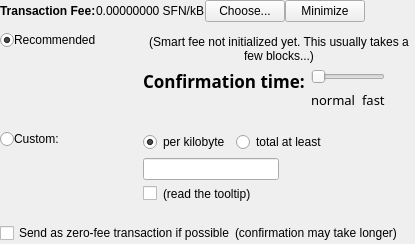
       <widget class="QFrame" name="frameFee">
        <property name="sizePolicy">
         <sizepolicy hsizetype="Expanding" vsizetype="Expanding">
          <horstretch>0</horstretch>
          <verstretch>0</verstretch>
         </sizepolicy>
        </property>
        <property name="maximumSize">
         <size>
          <width>16777215</width>
          <height>16777215</height>
         </size>
        </property>
        <property name="lineWidth">
         <number>0</number>
        </property>
        <layout class="QVBoxLayout" name="verticalLayoutFee1">
         <property name="spacing">
          <number>0</number>
         </property>
         <property name="leftMargin">
          <number>0</number>
         </property>
         <property name="topMargin">
          <number>0</number>
         </property>
         <property name="rightMargin">
          <number>0</number>
         </property>
         <property name="bottomMargin">
          <number>0</number>
         </property>
         <item>
          <layout class="QVBoxLayout" name="verticalLayoutFee2" stretch="0,0">
           <property name="spacing">
            <number>0</number>
           </property>
           <property name="leftMargin">
            <number>0</number>
           </property>
           <property name="topMargin">
            <number>0</number>
           </property>
           <item>
            <layout class="QHBoxLayout" name="horizontalLayoutFee1">
             <property name="spacing">
              <number>0</number>
             </property>
             <property name="bottomMargin">
              <number>0</number>
             </property>
             <item>
              <layout class="QVBoxLayout" name="verticalLayoutFee7">
               <property name="spacing">
                <number>0</number>
               </property>
               <item>
                <layout class="QHBoxLayout" name="horizontalLayoutSmartFee">
                 <property name="spacing">
                  <number>0</number>
                 </property>
                 <item>
                  <widget class="QLabel" name="labelFeeHeadline">
                   <property name="sizePolicy">
                    <sizepolicy hsizetype="Preferred" vsizetype="Maximum">
                     <horstretch>0</horstretch>
                     <verstretch>0</verstretch>
                    </sizepolicy>
                   </property>
                   <property name="font">
                    <font>
                     <weight>75</weight>
                     <bold>true</bold>
                    </font>
                   </property>
                   <property name="styleSheet">
                    <string notr="true">font-weight:bold;</string>
                   </property>
                   <property name="text">
                    <string>Transaction Fee:</string>
                   </property>
                   <property name="indent">
                    <number>0</number>
                   </property>
                  </widget>
                 </item>
                 <item>
                  <widget class="QLabel" name="labelFeeMinimized">
                   <property name="text">
                    <string>0.00000000 SFN/kB</string>
                   </property>
                   <property name="indent">
                    <number>0</number>
                   </property>
                  </widget>
                 </item>
                 <item>
                  <widget class="QPushButton" name="buttonChooseFee">
                   <property name="text">
                    <string>Choose...</string>
                   </property>
                  </widget>
                 </item>
                 <item>
                  <widget class="QPushButton" name="buttonMinimizeFee">
                   <property name="toolTip">
                    <string>collapse fee-settings</string>
                   </property>
                   <property name="text">
                    <string>Minimize</string>
                   </property>
                  </widget>
                 </item>
                </layout>
               </item>
               <item>
                <spacer name="verticalSpacer_5">
                 <property name="orientation">
                  <enum>Qt::Vertical</enum>
                 </property>
                 <property name="sizeHint" stdset="0">
                  <size>
                   <width>1</width>
                   <height>1</height>
                  </size>
                 </property>
                </spacer>
               </item>
              </layout>
             </item>
             <item>
              <spacer name="horizontalSpacer_4">
               <property name="orientation">
                <enum>Qt::Horizontal</enum>
               </property>
               <property name="sizeHint" stdset="0">
                <size>
                 <width>40</width>
                 <height>20</height>
                </size>
               </property>
              </spacer>
             </item>
            </layout>
           </item>
           <item>
            <widget class="QFrame" name="frameFeeSelection">
             <property name="enabled">
              <bool>true</bool>
             </property>
             <layout class="QVBoxLayout" name="verticalLayoutFee12">
              <property name="spacing">
               <number>0</number>
              </property>
              <property name="leftMargin">
               <number>0</number>
              </property>
              <property name="topMargin">
               <number>0</number>
              </property>
              <property name="rightMargin">
               <number>0</number>
              </property>
              <property name="bottomMargin">
               <number>0</number>
              </property>
              <item>
               <layout class="QGridLayout" name="gridLayoutFee" columnstretch="0,1,2">
                <property name="topMargin">
                 <number>10</number>
                </property>
                <property name="bottomMargin">
                 <number>4</number>
                </property>
                <property name="horizontalSpacing">
                 <number>0</number>
                </property>
                <property name="verticalSpacing">
                 <number>4</number>
                </property>
                <item row="2" column="2">
                 <layout class="QVBoxLayout" name="verticalLayoutFee8">
                  <property name="spacing">
                   <number>6</number>
                  </property>
                  <item>
                   <layout class="QHBoxLayout" name="horizontalLayoutFee13">
                    <item>
                     <widget class="QRadioButton" name="radioCustomPerKilobyte">
                      <property name="toolTip">
                       <string>If the custom fee is set to 1000 uSFNs and the transaction is only 250 bytes, then &quot;per kilobyte&quot; only pays 250 uSFNs in fee,&lt;br /&gt;while &quot;at least&quot; pays 1000 uSFNs. For transactions bigger than a kilobyte both pay by kilobyte.</string>
                      </property>
                      <property name="text">
                       <string>per kilobyte</string>
                      </property>
                      <property name="iconSize">
                       <size>
                        <width>17</width>
                        <height>17</height>
                       </size>
                      </property>
                      <property name="checked">
                       <bool>true</bool>
                      </property>
                      <attribute name="buttonGroup">
                       <string notr="true">groupCustomFee</string>
                      </attribute>
                     </widget>
                    </item>
                    <item>
                     <widget class="QRadioButton" name="radioCustomAtLeast">
                      <property name="toolTip">
                       <string>If the custom fee is set to 1000 uSFNs and the transaction is only 250 bytes, then &quot;per kilobyte&quot; only pays 250 uSFNs in fee,&lt;br /&gt;while &quot;total at least&quot; pays 1000 uSFNs. For transactions bigger than a kilobyte both pay by kilobyte.</string>
                      </property>
                      <property name="text">
                       <string>total at least</string>
                      </property>
                      <property name="iconSize">
                       <size>
                        <width>17</width>
                        <height>17</height>
                       </size>
                      </property>
                      <attribute name="buttonGroup">
                       <string notr="true">groupCustomFee</string>
                      </attribute>
                     </widget>
                    </item>
                    <item>
                     <spacer name="horizontalSpacer_6">
                      <property name="orientation">
                       <enum>Qt::Horizontal</enum>
                      </property>
                      <property name="sizeHint" stdset="0">
                       <size>
                        <width>1</width>
                        <height>1</height>
                       </size>
                      </property>
                     </spacer>
                    </item>
                   </layout>
                  </item>
                  <item>
                   <layout class="QHBoxLayout" name="horizontalLayout_5">
                    <item>
                     <widget class="BitcoinAmountField" name="customFee"/>
                    </item>
                    <item>
                     <spacer name="horizontalSpacer_8">
                      <property name="orientation">
                       <enum>Qt::Horizontal</enum>
                      </property>
                      <property name="sizeHint" stdset="0">
                       <size>
                        <width>1</width>
                        <height>1</height>
                       </size>
                      </property>
                     </spacer>
                    </item>
                   </layout>
                  </item>
                  <item>
                   <layout class="QHBoxLayout" name="horizontalLayoutFee8">
                    <item>
                     <widget class="QCheckBox" name="checkBoxMinimumFee">
                      <property name="toolTip">
                       <string>Paying only the minimum fee is just fine as long as there is less transaction volume than space in the blocks.&lt;br /&gt;But be aware that this can end up in a never confirming transaction once there is more demand for SURFNODE transactions than the network can process.</string>
                      </property>
                      <property name="layoutDirection">
                       <enum>Qt::LeftToRight</enum>
                      </property>
                      <property name="text">
                       <string/>
                      </property>
                      <property name="iconSize">
                       <size>
                        <width>17</width>
                        <height>17</height>
                       </size>
                      </property>
                     </widget>
                    </item>
                    <item>
                     <widget class="QLabel" name="labelMinFeeWarning">
                      <property name="enabled">
                       <bool>true</bool>
                      </property>
                      <property name="toolTip">
                       <string>Paying only the minimum fee is just fine as long as there is less transaction volume than space in the blocks.&lt;br /&gt;But be aware that this can end up in a never confirming transaction once there is more demand for SURFNODE transactions than the network can process.</string>
                      </property>
                      <property name="text">
                       <string>(read the tooltip)</string>
                      </property>
                      <property name="margin">
                       <number>5</number>
                      </property>
                     </widget>
                    </item>
                    <item>
                     <spacer name="horizontalSpacer_2">
                      <property name="orientation">
                       <enum>Qt::Horizontal</enum>
                      </property>
                      <property name="sizeHint" stdset="0">
                       <size>
                        <width>1</width>
                        <height>1</height>
                       </size>
                      </property>
                     </spacer>
                    </item>
                   </layout>
                  </item>
                 </layout>
                </item>
                <item row="0" column="0" alignment="Qt::AlignTop">
                 <widget class="QRadioButton" name="radioSmartFee">
                  <property name="text">
                   <string/>
                  </property>
                  <property name="iconSize">
                   <size>
                    <width>17</width>
                    <height>17</height>
                   </size>
                  </property>
                  <property name="checked">
                   <bool>true</bool>
                  </property>
                  <attribute name="buttonGroup">
                   <string notr="true">groupFee</string>
                  </attribute>
                 </widget>
                </item>
                <item row="2" column="1">
                 <widget class="QLabel" name="labelCustomFee">
                  <property name="text">
                   <string>Custom:</string>
                  </property>
                  <property name="alignment">
                   <set>Qt::AlignLeading|Qt::AlignLeft|Qt::AlignTop</set>
                  </property>
                  <property name="indent">
                   <number>0</number>
                  </property>
                  <property name="buddy">
                   <cstring>radioCustomFee</cstring>
                  </property>
                 </widget>
                </item>
                <item row="0" column="1">
                 <layout class="QVBoxLayout" name="verticalLayout_4">
                  <item>
                   <layout class="QHBoxLayout" name="horizontalLayout_4">
                    <item>
                     <widget class="QLabel" name="labelSmartFee_2">
                      <property name="text">
                       <string>Recommended</string>
                      </property>
                      <property name="alignment">
                       <set>Qt::AlignLeading|Qt::AlignLeft|Qt::AlignTop</set>
                      </property>
                      <property name="indent">
                       <number>0</number>
                      </property>
                     </widget>
                    </item>
                    <item>
                     <widget class="QLabel" name="labelSmartFee">
                      <property name="text">
                       <string/>
                      </property>
                      <property name="alignment">
                       <set>Qt::AlignLeading|Qt::AlignLeft|Qt::AlignTop</set>
                      </property>
                      <property name="indent">
                       <number>0</number>
                      </property>
                     </widget>
                    </item>
                   </layout>
                  </item>
                  <item>
                   <widget class="QLabel" name="labelFeeEstimation">
                    <property name="text">
                     <string/>
                    </property>
                    <property name="alignment">
                     <set>Qt::AlignLeading|Qt::AlignLeft|Qt::AlignTop</set>
                    </property>
                    <property name="indent">
                     <number>0</number>
                    </property>
                   </widget>
                  </item>
                  <item>
                   <spacer name="verticalSpacer_2">
                    <property name="orientation">
                     <enum>Qt::Vertical</enum>
                    </property>
                    <property name="sizeHint" stdset="0">
                     <size>
                      <width>20</width>
                      <height>40</height>
                     </size>
                    </property>
                   </spacer>
                  </item>
                 </layout>
                </item>
                <item row="3" column="0" colspan="3">
                 <widget class="QLabel" name="custom_send_as_zero_separator">
                  <property name="text">
                   <string/>
                  </property>
                  <property name="indent">
                   <number>0</number>
                  </property>
                 </widget>
                </item>
                <item row="0" column="2">
                 <layout class="QVBoxLayout" name="verticalLayoutFee3" stretch="0,0">
                  <property name="spacing">
                   <number>6</number>
                  </property>
                  <property name="topMargin">
                   <number>2</number>
                  </property>
                  <item>
                   <widget class="QLabel" name="labelSmartFee2">
                    <property name="text">
                     <string>(Smart fee not initialized yet. This usually takes a few blocks...)</string>
                    </property>
                    <property name="alignment">
                     <set>Qt::AlignHCenter</set>
                    </property>
                    <property name="wordWrap">
                     <bool>true</bool>
                    </property>
                    <property name="margin">
                     <number>2</number>
                    </property>
                   </widget>
                  </item>
                  <item>
                   <layout class="QHBoxLayout" name="horizontalLayoutFee9">
                    <item>
                     <layout class="QVBoxLayout" name="verticalLayoutFee6">
                      <item>
                       <widget class="QLabel" name="labelSmartFee3">
                        <property name="font">
                         <font>
                          <family>Volte</family>
                          <pointsize>13</pointsize>
                          <weight>75</weight>
                          <bold>true</bold>
                         </font>
                        </property>
                        <property name="text">
                         <string>Confirmation time:</string>
                        </property>
                        <property name="margin">
                         <number>2</number>
                        </property>
                       </widget>
                      </item>
                      <item>
                       <spacer name="verticalSpacer_3">
                        <property name="orientation">
                         <enum>Qt::Vertical</enum>
                        </property>
                        <property name="sizeHint" stdset="0">
                         <size>
                          <width>1</width>
                          <height>1</height>
                         </size>
                        </property>
                       </spacer>
                      </item>
                     </layout>
                    </item>
                    <item>
                     <layout class="QVBoxLayout" name="verticalLayoutFee5">
                      <property name="rightMargin">
                       <number>30</number>
                      </property>
                      <item>
                       <widget class="QSlider" name="sliderSmartFee">
                        <property name="minimum">
                         <number>0</number>
                        </property>
                        <property name="maximum">
                         <number>24</number>
                        </property>
                        <property name="pageStep">
                         <number>1</number>
                        </property>
                        <property name="value">
                         <number>0</number>
                        </property>
                        <property name="sliderPosition">
                         <number>0</number>
                        </property>
                        <property name="tracking">
                         <bool>true</bool>
                        </property>
                        <property name="orientation">
                         <enum>Qt::Horizontal</enum>
                        </property>
                        <property name="tickPosition">
                         <enum>QSlider::NoTicks</enum>
                        </property>
                       </widget>
                      </item>
                      <item>
                       <layout class="QHBoxLayout" name="horizontalLayoutFee10">
                        <item>
                         <widget class="QLabel" name="labelSmartFeeNormal">
                          <property name="font">
                           <font>
                            <family>Volte</family>
                            <pointsize>10</pointsize>
                           </font>
                          </property>
                          <property name="text">
                           <string>normal</string>
                          </property>
                          <property name="indent">
                           <number>0</number>
                          </property>
                         </widget>
                        </item>
                        <item>
                         <spacer name="horizontalSpacer_3">
                          <property name="orientation">
                           <enum>Qt::Horizontal</enum>
                          </property>
                          <property name="sizeHint" stdset="0">
                           <size>
                            <width>40</width>
                            <height>20</height>
                           </size>
                          </property>
                         </spacer>
                        </item>
                        <item>
                         <widget class="QLabel" name="labelSmartFeeFast">
                          <property name="font">
                           <font>
                            <family>Volte</family>
                            <pointsize>10</pointsize>
                           </font>
                          </property>
                          <property name="text">
                           <string>fast</string>
                          </property>
                          <property name="indent">
                           <number>0</number>
                          </property>
                         </widget>
                        </item>
                       </layout>
                      </item>
                     </layout>
                    </item>
                   </layout>
                  </item>
                 </layout>
                </item>
                <item row="2" column="0">
                 <layout class="QVBoxLayout" name="verticalLayoutFee9" stretch="0,1">
                  <item>
                   <widget class="QRadioButton" name="radioCustomFee">
                    <property name="text">
                     <string/>
                    </property>
                    <property name="iconSize">
                     <size>
                      <width>17</width>
                      <height>17</height>
                     </size>
                    </property>
                    <attribute name="buttonGroup">
                     <string notr="true">groupFee</string>
                    </attribute>
                   </widget>
                  </item>
                  <item>
                   <spacer name="verticalSpacer_6">
                    <property name="orientation">
                     <enum>Qt::Vertical</enum>
                    </property>
                    <property name="sizeHint" stdset="0">
                     <size>
                      <width>1</width>
                      <height>1</height>
                     </size>
                    </property>
                   </spacer>
                  </item>
                 </layout>
                </item>
                <item row="1" column="0" colspan="3">
                 <widget class="QLabel" name="recommended_custom_separator">
                  <property name="text">
                   <string/>
                  </property>
                  <property name="indent">
                   <number>0</number>
                  </property>
                 </widget>
                </item>
               </layout>
              </item>
              <item>
               <layout class="QHBoxLayout" name="horizontalLayoutFee5" stretch="0,0,0">
                <property name="spacing">
                 <number>0</number>
                </property>
                <property name="bottomMargin">
                 <number>0</number>
                </property>
                <item>
                 <widget class="QCheckBox" name="checkBoxFreeTx">
                  <property name="text">
                   <string>Send as zero-fee transaction if possible</string>
                  </property>
                  <property name="iconSize">
                   <size>
                    <width>17</width>
                    <height>17</height>
                   </size>
                  </property>
                 </widget>
                </item>
                <item>
                 <widget class="QLabel" name="labelFreeTx">
                  <property name="text">
                   <string>(confirmation may take longer)</string>
                  </property>
                  <property name="margin">
                   <number>0</number>
                  </property>
                  <property name="indent">
                   <number>0</number>
                  </property>
                 </widget>
                </item>
                <item>
                 <spacer name="horizontalSpacerFee5">
                  <property name="orientation">
                   <enum>Qt::Horizontal</enum>
                  </property>
                  <property name="sizeHint" stdset="0">
                   <size>
                    <width>1</width>
                    <height>1</height>
                   </size>
                  </property>
                 </spacer>
                </item>
               </layout>
              </item>
              <item>
               <spacer name="verticalSpacerFee2">
                <property name="orientation">
                 <enum>Qt::Vertical</enum>
                </property>
                <property name="sizeHint" stdset="0">
                 <size>
                  <width>1</width>
                  <height>1</height>
                 </size>
                </property>
               </spacer>
              </item>
             </layout>
            </widget>
           </item>
          </layout>
         </item>
        </layout>
       </widget>
